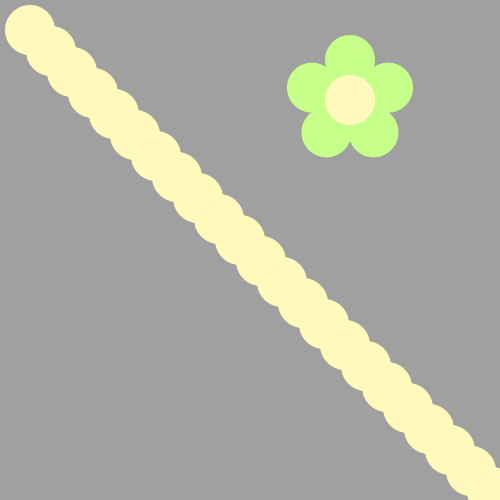
Frame 1 (no input)
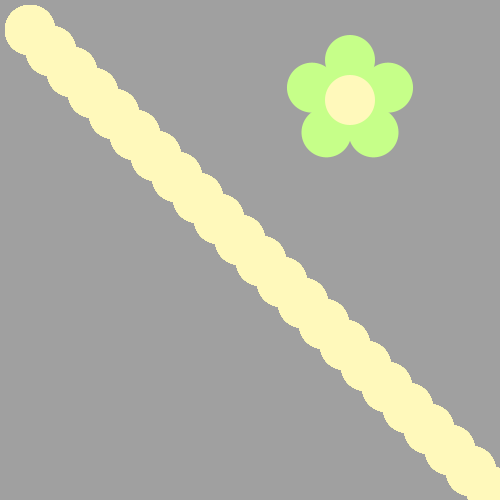
Frame 60 (the mouse pressed at the canvas centre just before this capture)
Frame 120 (the mouse held since frame 60 and released just before this capture): identical to frame 60, image omitted

The Processing sketch that drew these frames (run headless with seeded random() and noise(); from frame 60 on, the mouse is pressed at the canvas centre):

// Processing sketch: bumble_bee
// ── bumble_bee.pde

void setup() {
     ellipseMode(CENTER);
     size(500, 500);
     background(160, 160, 160);
     drawFlower(350, 100);
}

void draw() {
  
// First run the program and you should see a flower.  
  
  
/* Then, use a loop to make a body for the Bee! 
(see the image on the recipe, it's a diagonal line of circles)
Use remainder to make the colors alternate between yellow and black
*/
for(int i=30; i < 500; i+=21){
  if( i % 2 == 0){
    
  }
  ellipse( i, i,  50, 50);

}
/*
Now put his head on using drawBeeFace(x,y)
*/

}

/**************   Use these methods but  DON'T CHANGE THE CODE BELOW  **************/

void drawFlower(int x, int y) {
     noStroke();
     translate(x, y);
     // draw 5 petals, rotating after each one
     fill(#c6ff89);      // green
      for (int i = 0; i < 5; i++) {
           ellipse(0, -40, 50, 50);
          rotate(radians(72));
     }
     fill(#fff9bb); // light yellow
     ellipse(0, 0, 50, 50);
} 
void drawBeeFace(int BeeFaceX, int BeeFaceY) {
     noStroke();
     fill(0, 0, 0);
     stroke(1);
     strokeWeight(5);
     line(BeeFaceX-10, BeeFaceY-27, BeeFaceX-17, BeeFaceY-50);
     line(BeeFaceX+10, BeeFaceY-27, BeeFaceX+17, BeeFaceY-50);
     ellipse(BeeFaceX-17, BeeFaceY-50, 10, 10);
     ellipse(BeeFaceX+17, BeeFaceY-50, 10, 10);
     noStroke();
     fill(255, 251, 28);
     ellipse(BeeFaceX, BeeFaceY, 60, 60); // face
     fill(255, 237, 209);
     fill(0,0,0);
      ellipse(BeeFaceX-10, BeeFaceY-15, 10, 10); // eyes
     ellipse(BeeFaceX+10, BeeFaceY-15, 10, 10);
      ellipse(BeeFaceX, BeeFaceY-5, 10, 10); // nose
      ellipse(BeeFaceX, BeeFaceY+10, 20, 10);// mouth
     fill(255, 251, 28);
     ellipse(BeeFaceX, BeeFaceY+5, 20, 6);
}
